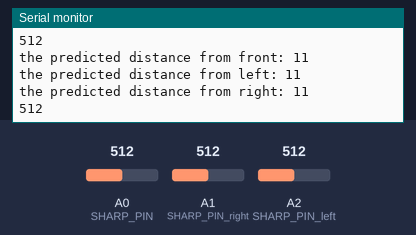
A sketch run on a simulated Arduino Uno, built with avr-gcc and run on an emulated ATmega328P. On the bench: the last lines printed to the serial monitor. The inputs (shaded band) are chosen by the test bench; at power-on: A0 (SHARP_PIN) = 512, A1 (SHARP_PIN_right) = 512, A2 (SHARP_PIN_left) = 512.

Above: at 1.2 s.
1.3 s: A0 (SHARP_PIN) set to 716
At 2.0 s:
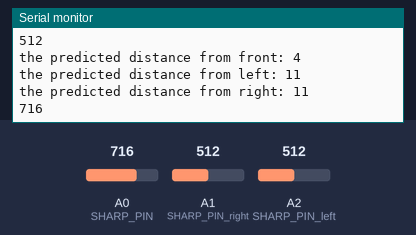
2.8 s: A1 (SHARP_PIN_right) set to 716
At 3.5 s:
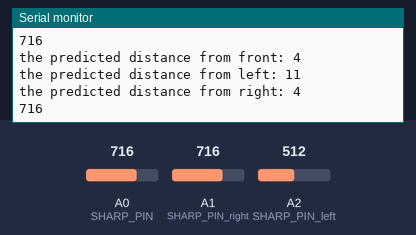
4.3 s: A2 (SHARP_PIN_left) set to 716
At 5.0 s:
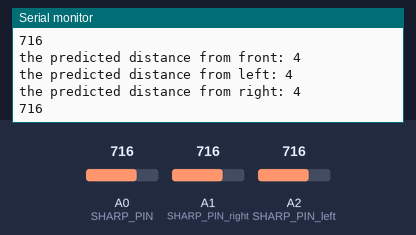
5.8 s: A0 (SHARP_PIN) set to 900
At 6.6 s:
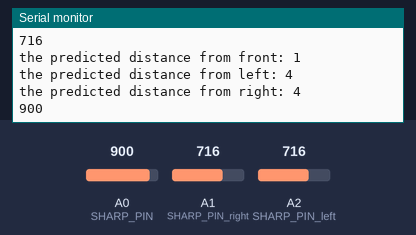
7.3 s: A1 (SHARP_PIN_right) set to 900
At 8.1 s:
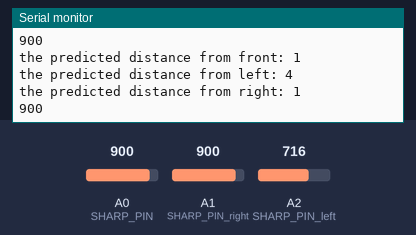
8.8 s: A2 (SHARP_PIN_left) set to 900
At 9.6 s:
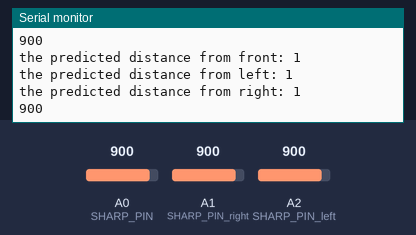
Timing chart, 0 to 11.3 s (numbered marks = the images above; inputs shaded):
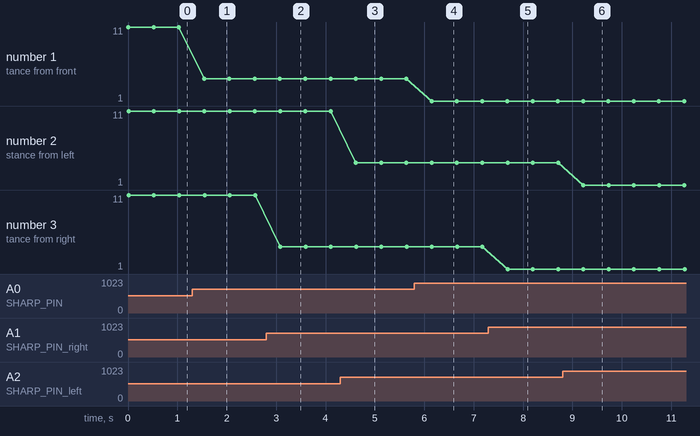

Measured:
- after the input at 1.3 s, the serial monitor: prints a new line after 0.24 s (image 1)
- after the input at 2.8 s, the serial monitor: prints a new line after 0.28 s (image 2)
- after the input at 4.3 s, the serial monitor: prints a new line after 0.32 s (image 3)
- after the input at 5.8 s, the serial monitor: prints a new line after 0.35 s (image 4)
- after the input at 7.3 s, the serial monitor: prints a new line after 0.39 s (image 5)
- after the input at 8.8 s, the serial monitor: prints a new line after 0.42 s (image 6)
- plotted number 1: 11 → 4 after the input at 1.3 s, 4 → 1 after the input at 5.8 s

The sketch:

sharp-range.ino
```cpp
// (licence header left out)
// Arduino analog input pin to which the Sharp sensor is connected
const byte SHARP_PIN = A0;
const byte SHARP_PIN_left = A2;
const byte SHARP_PIN_right = A1;

#include <math.h>

// Variables to store the proximity measurement
int sharp_val_F = 0; // integer read from analog pin
int sharp_val_L = 0;
int sharp_val_R = 0;

float sharp_range; // range measurement [cm]

void setup()
{
    // Open the serial port at 115200 bps
    Serial.begin(115200);
}

void loop()
{
    // Read the sensor output (0-1023, which is 10 bits and fits inside an Arduino int-type)
    int sum_F = 0;
    int sum_L = 0;
    int sum_R = 0;

    for (int i = 0; i < 20; i++) {
      sharp_val_F = analogRead(SHARP_PIN);
    sharp_val_L = analogRead(SHARP_PIN_left);
    sharp_val_R = analogRead(SHARP_PIN_right);
      sum_F += sharp_val_F;
      sum_L += sharp_val_L;
      sum_R += sharp_val_R;
    }
    sum_F /= 20;
    sum_L /= 20;
    sum_R /= 20;
    int distance = 149.72*exp(-0.005*sum_F);
    int distance_L = 149.72*exp(-0.005*sum_L);
    int distance_R = 149.72*exp(-0.005*sum_R);
    Serial.print("the predicted distance from front: ");
    Serial.println(distance);
    Serial.print("the predicted distance from left: ");
    Serial.println(distance_L);
    Serial.print("the predicted distance from right: ");
    Serial.println(distance_R);


    // Print all values
    Serial.println(sum_F);

    // Delay for a bit before reading the sensor again
    delay(500);
}
```
